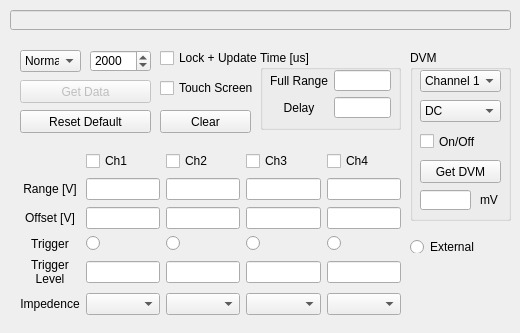
<?xml version="1.0" encoding="UTF-8"?>
<ui version="4.0">
 <class>osc_Dialog</class>
 <widget class="QDialog" name="osc_Dialog">
  <property name="enabled">
   <bool>true</bool>
  </property>
  <property name="geometry">
   <rect>
    <x>0</x>
    <y>0</y>
    <width>520</width>
    <height>333</height>
   </rect>
  </property>
  <property name="sizePolicy">
   <sizepolicy hsizetype="Fixed" vsizetype="Fixed">
    <horstretch>0</horstretch>
    <verstretch>0</verstretch>
   </sizepolicy>
  </property>
  <property name="windowTitle">
   <string>Oscilloscope</string>
  </property>
  <widget class="QLineEdit" name="lineEdit">
   <property name="enabled">
    <bool>false</bool>
   </property>
   <property name="geometry">
    <rect>
     <x>10</x>
     <y>10</y>
     <width>501</width>
     <height>20</height>
    </rect>
   </property>
  </widget>
  <widget class="QComboBox" name="comboBox">
   <property name="geometry">
    <rect>
     <x>20</x>
     <y>50</y>
     <width>61</width>
     <height>22</height>
    </rect>
   </property>
   <item>
    <property name="text">
     <string>Normal</string>
    </property>
   </item>
   <item>
    <property name="text">
     <string>Average</string>
    </property>
   </item>
  </widget>
  <widget class="QSpinBox" name="spinBox">
   <property name="geometry">
    <rect>
     <x>90</x>
     <y>50</y>
     <width>61</width>
     <height>22</height>
    </rect>
   </property>
   <property name="minimum">
    <number>2</number>
   </property>
   <property name="maximum">
    <number>65536</number>
   </property>
   <property name="singleStep">
    <number>100</number>
   </property>
   <property name="value">
    <number>2000</number>
   </property>
  </widget>
  <widget class="QPushButton" name="pushButton">
   <property name="enabled">
    <bool>false</bool>
   </property>
   <property name="geometry">
    <rect>
     <x>20</x>
     <y>80</y>
     <width>131</width>
     <height>23</height>
    </rect>
   </property>
   <property name="text">
    <string>Get Data</string>
   </property>
  </widget>
  <widget class="QWidget" name="gridLayoutWidget">
   <property name="geometry">
    <rect>
     <x>20</x>
     <y>150</y>
     <width>381</width>
     <height>171</height>
    </rect>
   </property>
   <layout class="QGridLayout" name="gridLayout">
    <item row="0" column="4">
     <widget class="QCheckBox" name="checkBox_4_IO">
      <property name="text">
       <string>Ch4</string>
      </property>
     </widget>
    </item>
    <item row="5" column="2">
     <widget class="QComboBox" name="comboBox_2_ohm">
      <property name="currentIndex">
       <number>-1</number>
      </property>
      <item>
       <property name="text">
        <string>50 ohm</string>
       </property>
      </item>
      <item>
       <property name="text">
        <string>1M ohm</string>
       </property>
      </item>
     </widget>
    </item>
    <item row="0" column="3">
     <widget class="QCheckBox" name="checkBox_3_IO">
      <property name="text">
       <string>Ch3</string>
      </property>
     </widget>
    </item>
    <item row="4" column="4">
     <widget class="QLineEdit" name="lineEdit_4_TL"/>
    </item>
    <item row="2" column="4">
     <widget class="QLineEdit" name="lineEdit_4_offset"/>
    </item>
    <item row="1" column="0">
     <widget class="QLabel" name="label">
      <property name="text">
       <string>Range [V]</string>
      </property>
      <property name="alignment">
       <set>Qt::AlignCenter</set>
      </property>
     </widget>
    </item>
    <item row="1" column="2">
     <widget class="QLineEdit" name="lineEdit_2_range"/>
    </item>
    <item row="2" column="0">
     <widget class="QLabel" name="label_2">
      <property name="text">
       <string>Offset [V]</string>
      </property>
      <property name="alignment">
       <set>Qt::AlignCenter</set>
      </property>
     </widget>
    </item>
    <item row="1" column="1">
     <widget class="QLineEdit" name="lineEdit_1_range"/>
    </item>
    <item row="1" column="3">
     <widget class="QLineEdit" name="lineEdit_3_range"/>
    </item>
    <item row="2" column="1">
     <widget class="QLineEdit" name="lineEdit_1_offset"/>
    </item>
    <item row="5" column="1">
     <widget class="QComboBox" name="comboBox_1_ohm">
      <property name="currentIndex">
       <number>-1</number>
      </property>
      <item>
       <property name="text">
        <string>50 ohm</string>
       </property>
      </item>
      <item>
       <property name="text">
        <string>1M ohm</string>
       </property>
      </item>
     </widget>
    </item>
    <item row="1" column="4">
     <widget class="QLineEdit" name="lineEdit_4_range"/>
    </item>
    <item row="5" column="4">
     <widget class="QComboBox" name="comboBox_4_ohm">
      <property name="currentIndex">
       <number>-1</number>
      </property>
      <item>
       <property name="text">
        <string>50 ohm</string>
       </property>
      </item>
      <item>
       <property name="text">
        <string>1M ohm</string>
       </property>
      </item>
     </widget>
    </item>
    <item row="4" column="1">
     <widget class="QLineEdit" name="lineEdit_1_TL"/>
    </item>
    <item row="0" column="2">
     <widget class="QCheckBox" name="checkBox_2_IO">
      <property name="text">
       <string>Ch2</string>
      </property>
     </widget>
    </item>
    <item row="4" column="2">
     <widget class="QLineEdit" name="lineEdit_2_TL"/>
    </item>
    <item row="4" column="3">
     <widget class="QLineEdit" name="lineEdit_3_TL"/>
    </item>
    <item row="0" column="1">
     <widget class="QCheckBox" name="checkBox_1_IO">
      <property name="text">
       <string>Ch1</string>
      </property>
     </widget>
    </item>
    <item row="5" column="0">
     <widget class="QLabel" name="label_4">
      <property name="text">
       <string>Impedence</string>
      </property>
      <property name="alignment">
       <set>Qt::AlignCenter</set>
      </property>
     </widget>
    </item>
    <item row="5" column="3">
     <widget class="QComboBox" name="comboBox_3_ohm">
      <property name="currentIndex">
       <number>-1</number>
      </property>
      <item>
       <property name="text">
        <string>50 ohm</string>
       </property>
      </item>
      <item>
       <property name="text">
        <string>1M ohm</string>
       </property>
      </item>
     </widget>
    </item>
    <item row="2" column="2">
     <widget class="QLineEdit" name="lineEdit_2_offset"/>
    </item>
    <item row="2" column="3">
     <widget class="QLineEdit" name="lineEdit_3_offset"/>
    </item>
    <item row="4" column="0">
     <widget class="QLabel" name="label_3">
      <property name="text">
       <string>Trigger Level</string>
      </property>
      <property name="alignment">
       <set>Qt::AlignCenter</set>
      </property>
      <property name="wordWrap">
       <bool>true</bool>
      </property>
     </widget>
    </item>
    <item row="3" column="1">
     <widget class="QRadioButton" name="radioButton_1">
      <property name="layoutDirection">
       <enum>Qt::LeftToRight</enum>
      </property>
      <property name="text">
       <string/>
      </property>
     </widget>
    </item>
    <item row="3" column="0">
     <widget class="QLabel" name="label_5">
      <property name="text">
       <string>Trigger</string>
      </property>
      <property name="alignment">
       <set>Qt::AlignCenter</set>
      </property>
     </widget>
    </item>
    <item row="3" column="2">
     <widget class="QRadioButton" name="radioButton_2">
      <property name="layoutDirection">
       <enum>Qt::LeftToRight</enum>
      </property>
      <property name="text">
       <string/>
      </property>
     </widget>
    </item>
    <item row="3" column="3">
     <widget class="QRadioButton" name="radioButton_3">
      <property name="layoutDirection">
       <enum>Qt::LeftToRight</enum>
      </property>
      <property name="text">
       <string/>
      </property>
      <property name="autoExclusive">
       <bool>true</bool>
      </property>
     </widget>
    </item>
    <item row="3" column="4">
     <widget class="QRadioButton" name="radioButton_4">
      <property name="layoutDirection">
       <enum>Qt::LeftToRight</enum>
      </property>
      <property name="text">
       <string/>
      </property>
     </widget>
    </item>
   </layout>
  </widget>
  <widget class="QPushButton" name="pushButton_Reset">
   <property name="geometry">
    <rect>
     <x>20</x>
     <y>110</y>
     <width>131</width>
     <height>23</height>
    </rect>
   </property>
   <property name="text">
    <string>Reset Default</string>
   </property>
  </widget>
  <widget class="QCheckBox" name="checkBox_Touch">
   <property name="geometry">
    <rect>
     <x>160</x>
     <y>80</y>
     <width>101</width>
     <height>16</height>
    </rect>
   </property>
   <property name="text">
    <string>Touch Screen</string>
   </property>
  </widget>
  <widget class="QGroupBox" name="groupBox">
   <property name="geometry">
    <rect>
     <x>260</x>
     <y>50</y>
     <width>141</width>
     <height>80</height>
    </rect>
   </property>
   <property name="title">
    <string>Time [us]</string>
   </property>
   <widget class="QWidget" name="gridLayoutWidget_2">
    <property name="geometry">
     <rect>
      <x>10</x>
      <y>20</y>
      <width>121</width>
      <height>48</height>
     </rect>
    </property>
    <layout class="QGridLayout" name="gridLayout_2" rowstretch="0,0,0" rowminimumheight="0,0,0">
     <item row="0" column="0">
      <widget class="QLabel" name="label_6">
       <property name="text">
        <string>Full Range</string>
       </property>
       <property name="alignment">
        <set>Qt::AlignCenter</set>
       </property>
      </widget>
     </item>
     <item row="2" column="0">
      <widget class="QLabel" name="label_7">
       <property name="text">
        <string>Delay</string>
       </property>
       <property name="alignment">
        <set>Qt::AlignCenter</set>
       </property>
      </widget>
     </item>
     <item row="2" column="1">
      <widget class="QLineEdit" name="lineEdit_timeDelay"/>
     </item>
     <item row="0" column="1">
      <widget class="QLineEdit" name="lineEdit_timeRange"/>
     </item>
    </layout>
   </widget>
  </widget>
  <widget class="QCheckBox" name="checkBox_Lock">
   <property name="geometry">
    <rect>
     <x>160</x>
     <y>50</y>
     <width>101</width>
     <height>16</height>
    </rect>
   </property>
   <property name="text">
    <string>Lock + Update</string>
   </property>
  </widget>
  <widget class="QPushButton" name="pushButton_Clear">
   <property name="geometry">
    <rect>
     <x>160</x>
     <y>110</y>
     <width>91</width>
     <height>23</height>
    </rect>
   </property>
   <property name="text">
    <string>Clear</string>
   </property>
  </widget>
  <widget class="QGroupBox" name="groupBox_2">
   <property name="geometry">
    <rect>
     <x>410</x>
     <y>50</y>
     <width>101</width>
     <height>171</height>
    </rect>
   </property>
   <property name="title">
    <string>DVM</string>
   </property>
   <widget class="QComboBox" name="comboBox_DVM_ch">
    <property name="geometry">
     <rect>
      <x>10</x>
      <y>20</y>
      <width>81</width>
      <height>22</height>
     </rect>
    </property>
    <item>
     <property name="text">
      <string>Channel 1</string>
     </property>
    </item>
    <item>
     <property name="text">
      <string>Channel 2</string>
     </property>
    </item>
    <item>
     <property name="text">
      <string>Channel 3</string>
     </property>
    </item>
    <item>
     <property name="text">
      <string>Channel 4</string>
     </property>
    </item>
   </widget>
   <widget class="QComboBox" name="comboBox_DVM_Mode">
    <property name="geometry">
     <rect>
      <x>10</x>
      <y>50</y>
      <width>81</width>
      <height>22</height>
     </rect>
    </property>
    <property name="currentIndex">
     <number>0</number>
    </property>
    <item>
     <property name="text">
      <string>DC</string>
     </property>
    </item>
    <item>
     <property name="text">
      <string>DC RMS</string>
     </property>
    </item>
    <item>
     <property name="text">
      <string>AC RMS</string>
     </property>
    </item>
   </widget>
   <widget class="QCheckBox" name="checkBox_DVM">
    <property name="geometry">
     <rect>
      <x>10</x>
      <y>80</y>
      <width>75</width>
      <height>23</height>
     </rect>
    </property>
    <property name="text">
     <string>On/Off</string>
    </property>
   </widget>
   <widget class="QPushButton" name="pushButton_2">
    <property name="geometry">
     <rect>
      <x>10</x>
      <y>110</y>
      <width>81</width>
      <height>23</height>
     </rect>
    </property>
    <property name="text">
     <string>Get DVM</string>
    </property>
   </widget>
   <widget class="QLineEdit" name="lineEdit_DVM">
    <property name="enabled">
     <bool>true</bool>
    </property>
    <property name="geometry">
     <rect>
      <x>10</x>
      <y>140</y>
      <width>51</width>
      <height>20</height>
     </rect>
    </property>
   </widget>
   <widget class="QLabel" name="label_8">
    <property name="geometry">
     <rect>
      <x>70</x>
      <y>140</y>
      <width>21</width>
      <height>20</height>
     </rect>
    </property>
    <property name="text">
     <string>mV</string>
    </property>
   </widget>
  </widget>
  <widget class="QRadioButton" name="radioButton_ext">
   <property name="geometry">
    <rect>
     <x>410</x>
     <y>240</y>
     <width>75</width>
     <height>13</height>
    </rect>
   </property>
   <property name="layoutDirection">
    <enum>Qt::LeftToRight</enum>
   </property>
   <property name="text">
    <string>External</string>
   </property>
  </widget>
 </widget>
 <resources/>
 <connections/>
</ui>
